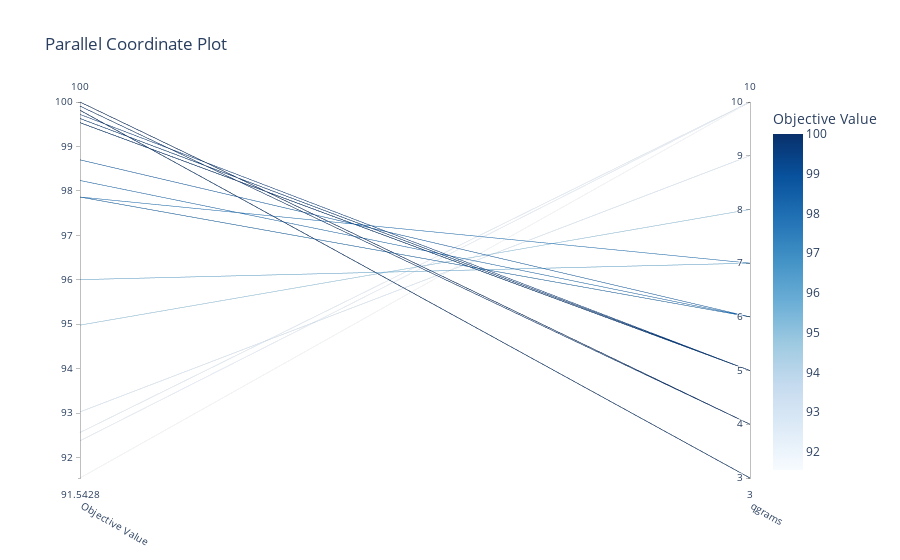

Source (notebook cell):
### Code cell
fig = plot_parallel_coordinate(study, params=["qgrams"])
fig.show()

### Figure 1 — Plotly figure (JSON) as saved in the notebook; plotly's stock layout.template omitted (floating-point values rounded to 4 significant figures)
{"data": [{"dimensions": [{"label": "Objective Value", "range": [91.54, 100], "values": [92.38, 99.63, 91.54, 99.81, 94.98, 92.57, 93.03, 98.7, 100, 99.54, 99.81, 99.81, 100, 99.54, 100, 97.86, 100, 97.86, 100, 96.0, 99.91, 100, 99.63, 99.81, 100, 98.23, 99.72, 99.91, 99.81, 97.86, 99.54, 100, 100]}, {"label": "qgrams", "range": [3, 10], "values": [10, 5, 10, 3, 8, 10, 9, 6, 4, 5, 3, 3, 4, 5, 4, 7, 4, 6, 4, 7, 4, 4, 5, 3, 4, 6, 5, 4, 3, 6, 5, 4, 4]}], "labelangle": 30, "labelside": "bottom", "line": {"color": [92.38, 99.63, 91.54, 99.81, 94.98, 92.57, 93.03, 98.7, 100, 99.54, 99.81, 99.81, 100, 99.54, 100, 97.86, 100, 97.86, 100, 96.0, 99.91, 100, 99.63, 99.81, 100, 98.23, 99.72, 99.91, 99.81, 97.86, 99.54, 100, 100], "colorbar": {"title": {"text": "Objective Value"}}, "colorscale": [[0, "rgb(247,251,255)"], [0.125, "rgb(222,235,247)"], [0.25, "rgb(198,219,239)"], [0.375, "rgb(158,202,225)"], [0.5, "rgb(107,174,214)"], [0.625, "rgb(66,146,198)"], [0.75, "rgb(33,113,181)"], [0.875, "rgb(8,81,156)"], [1, "rgb(8,48,107)"]], "reversescale": false, "showscale": true}, "type": "parcoords"}], "layout": {"autosize": true, "title": {"text": "Parallel Coordinate Plot"}}}
